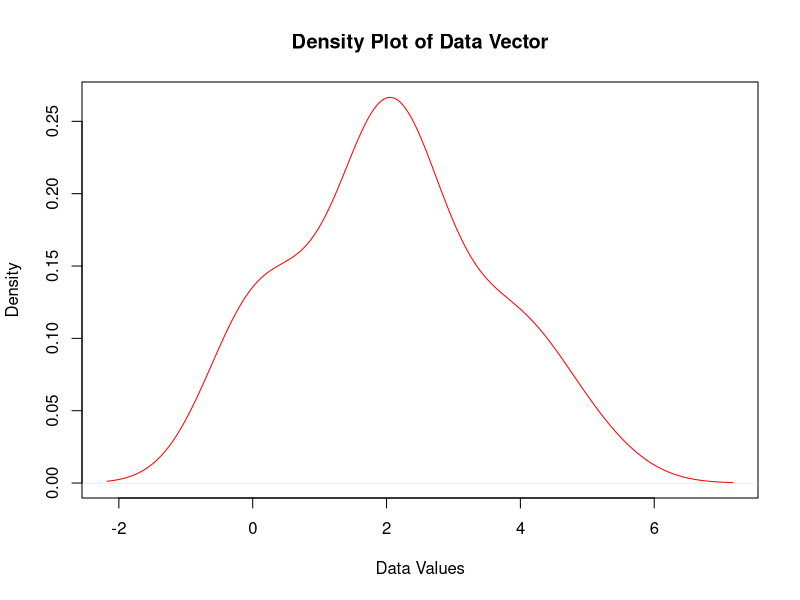
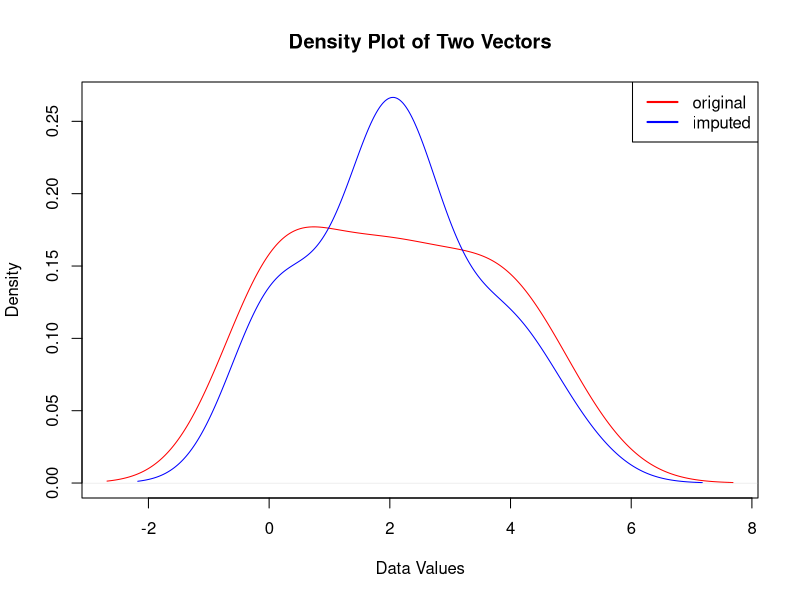
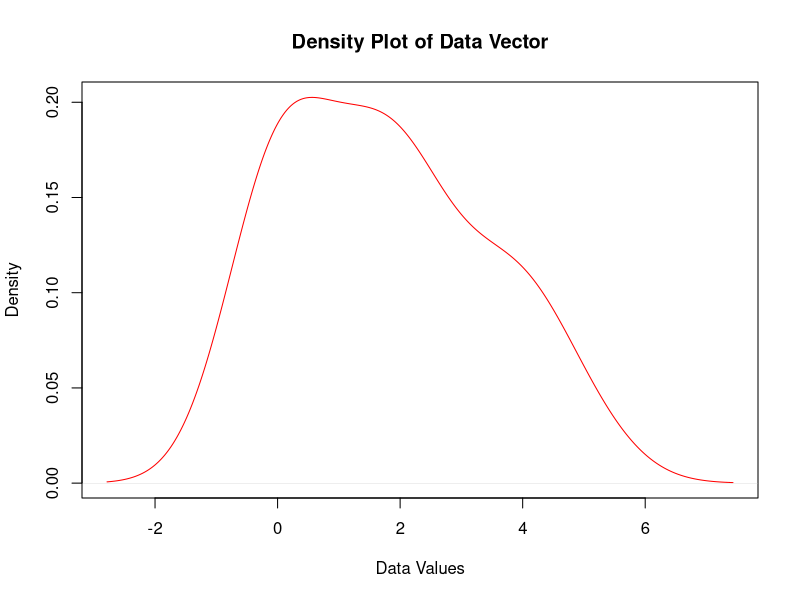
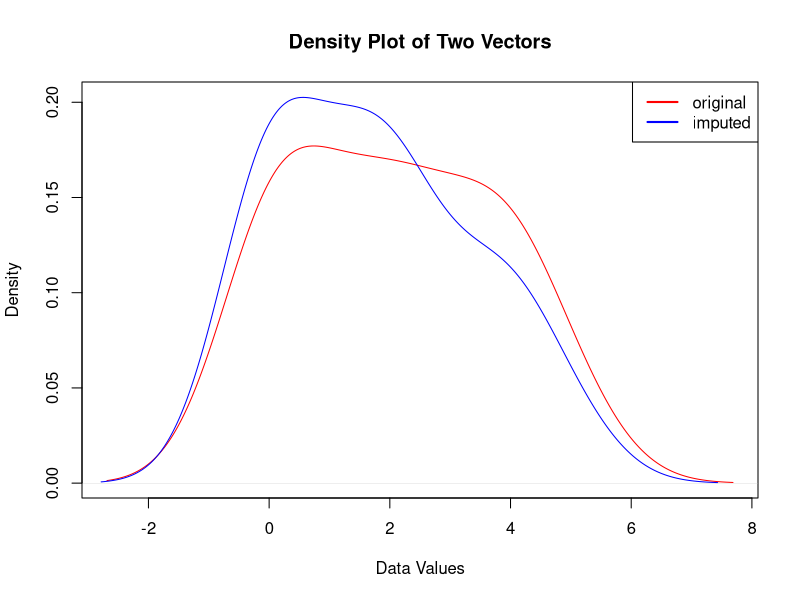
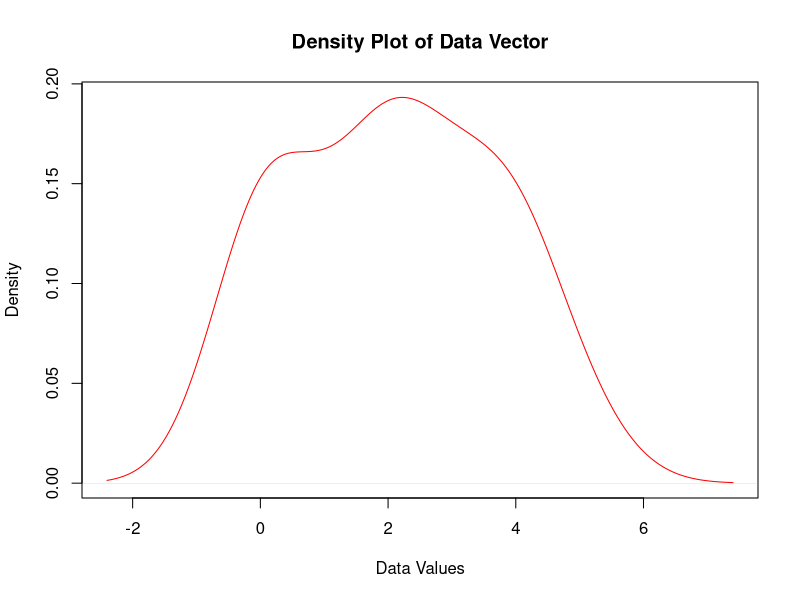
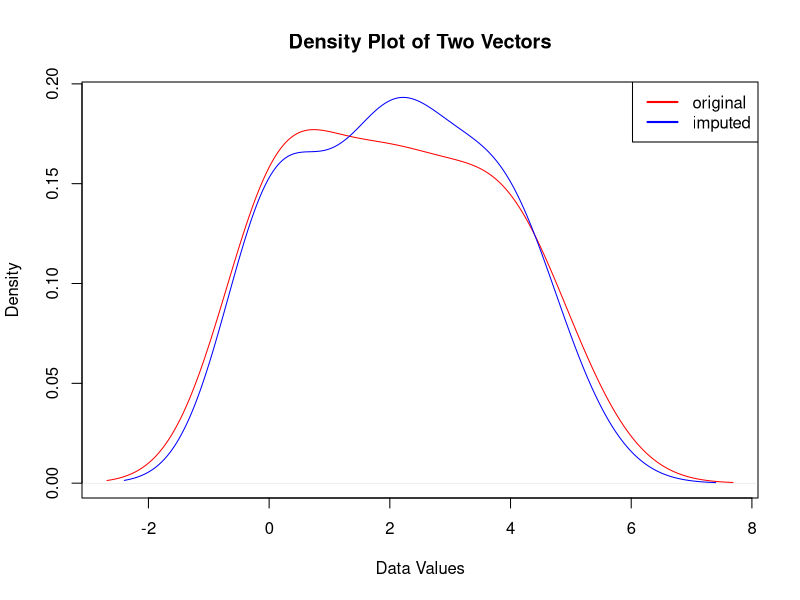

Recreate these plots in R, in order.
###############################################################################################
# Lecture: 01 (Dealing with Missing Data)                                                     #
# Email: adrahat.bht@gmail.com                                                                #
###############################################################################################


# Create a list with the given data
data <- c(3, 1, 0, 2, 0, 2, NA, 2, NA, 1, 5, NA, 0, 3, 4, NA, 0, 4, 4, NA)

# Print the list to check
print(data)



###############################################################################################
#Uni-variate Imputation-1: Mean Replacement


# calculate the mean
mean_d <- mean(data, na.rm = TRUE)

# copy the whole data
new_data <- data

# replace mean with null
new_data[is.na(new_data)] <- mean_d
new_data

# Create a density plot
plot(density(new_data), main = "Density Plot of Data Vector", xlab = "Data Values", col = "red")

# Plot the density of v1
plot(density(na.omit(data)),
     main = "Density Plot of Two Vectors",
     xlab = "Data Values",
     col = "red", 
     ylim = range(c(density(na.omit(data))$y, density(new_data)$y)))

lines(density(new_data), col = "blue")

# Add a legend
legend("topright", legend = c("original", "imputed"), col = c("red", "blue"), lwd = 2)



###############################################################################################

#Uni-variate Imputation-2: Mean/Variance Simulation

# Calculate mean and variance
mean_d <- mean(data, na.rm = TRUE)
var_d <- var(data, na.rm = TRUE)

# get number of null values
n <- sum(is.na(data))
n

# Compute the imputed values
imputed_values <- rnorm(n, mean = mean_d, sd = sqrt(var_d))
imputed_values

# Store in the original list
new_data <- data
new_data[is.na(new_data)] <- imputed_values
new_data

# Create a density plot
plot(density(new_data), main = "Density Plot of Data Vector", xlab = "Data Values", col = "red")

# Plot the density of v1
plot(density(na.omit(data)),
     main = "Density Plot of Two Vectors",
     xlab = "Data Values",
     col = "red", 
     ylim = range(c(density(na.omit(data))$y, density(new_data)$y)))

lines(density(new_data), col = "blue")

# Add a legend
legend("topright", legend = c("original", "imputed"), col = c("red", "blue"), lwd = 2)



###############################################################################################

#Uni-variate Imputation-3: Direct Random Sampling

# all non-null data
non_missing_data <- data[!is.na(data)]

# all null data
missing_data <- data[is.na(data)]
missing_data

# imputed data
imputed_values <- sample(non_missing_data, length(missing_data), replace = TRUE)
imputed_values

# Store in the original list
new_data <- data
new_data[is.na(new_data)] <- imputed_values
new_data

# Create a density plot
plot(density(new_data), main = "Density Plot of Data Vector", xlab = "Data Values", col = "red")

# Plot the density of v1
plot(density(na.omit(data)),
     main = "Density Plot of Two Vectors",
     xlab = "Data Values",
     col = "red", 
     ylim = range(c(density(na.omit(data))$y, density(new_data)$y)))

lines(density(new_data), col = "blue")

# Add a legend
legend("topright", legend = c("original", "imputed"), col = c("red", "blue"), lwd = 2)
